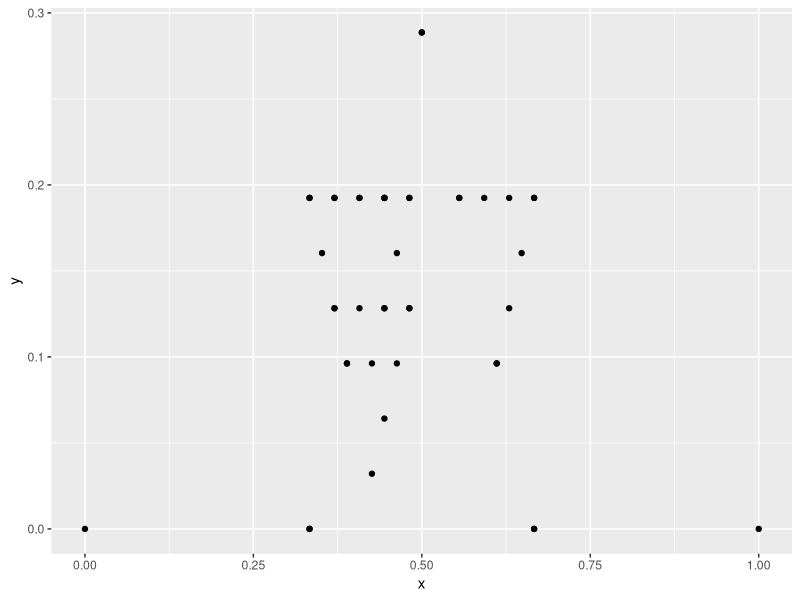
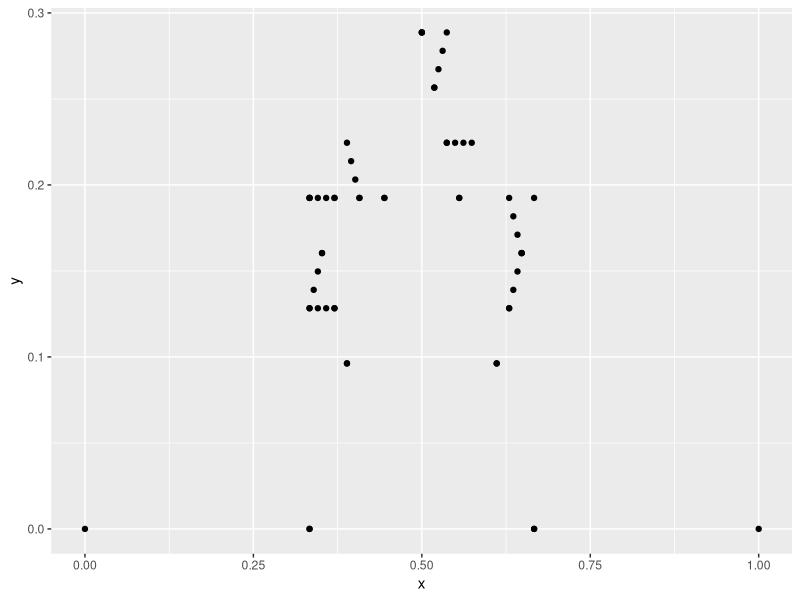
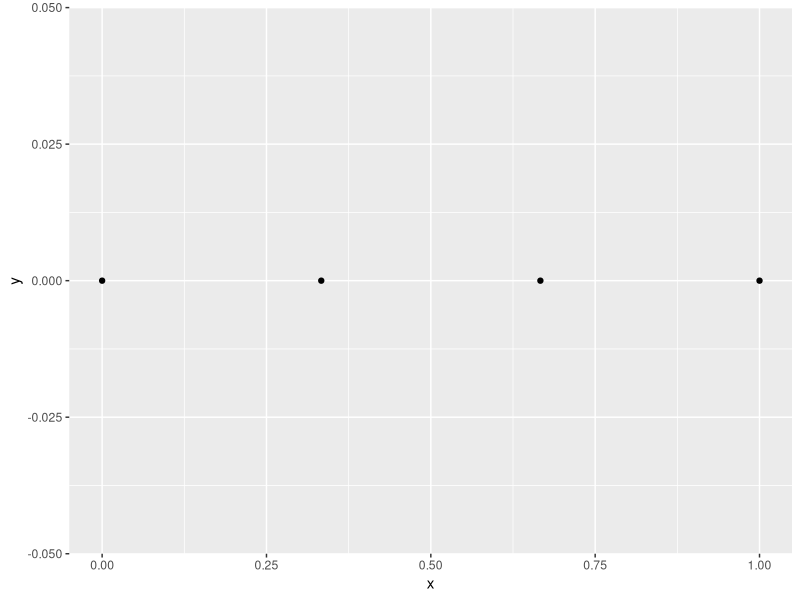
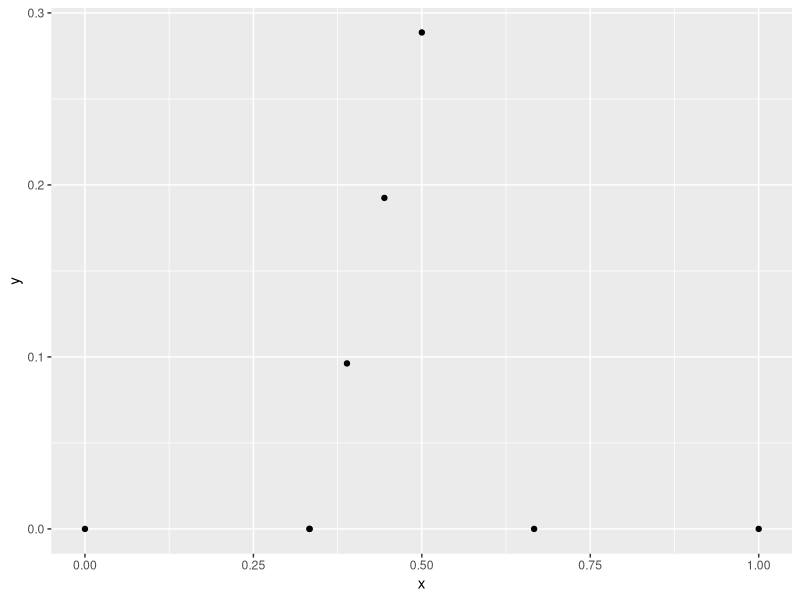
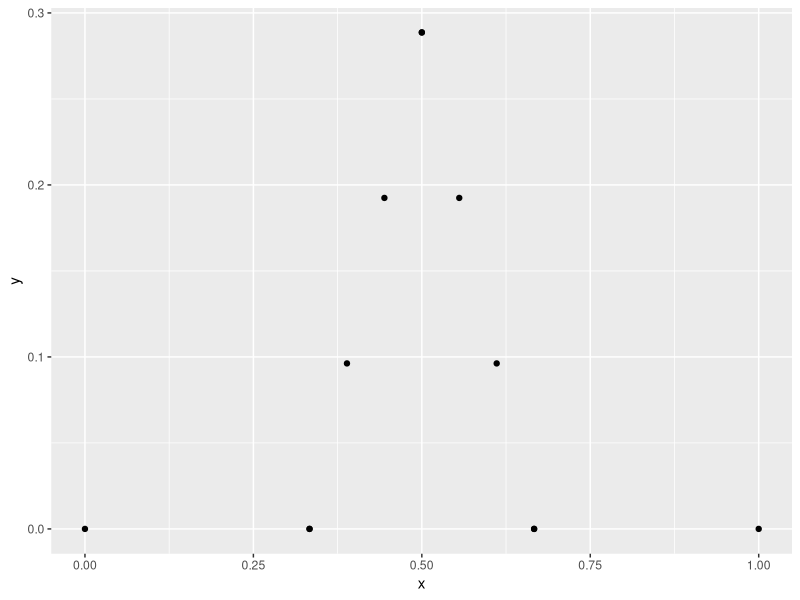
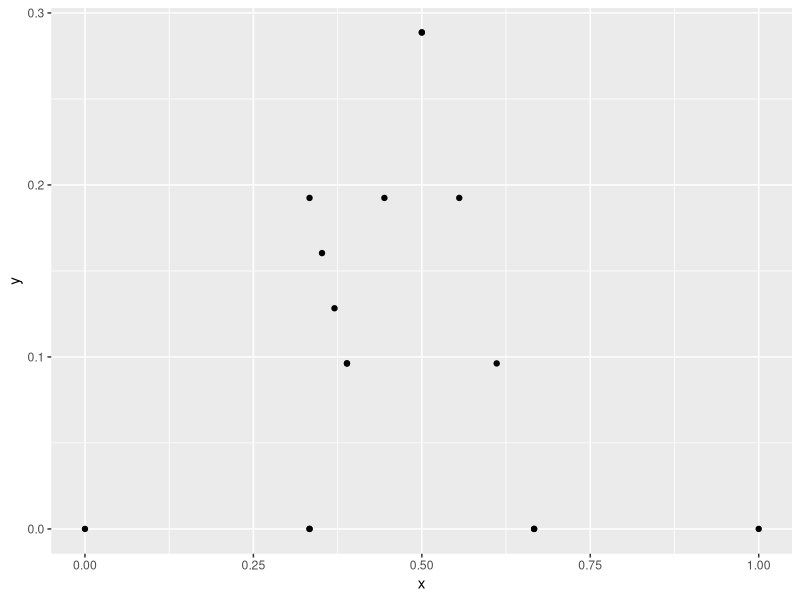
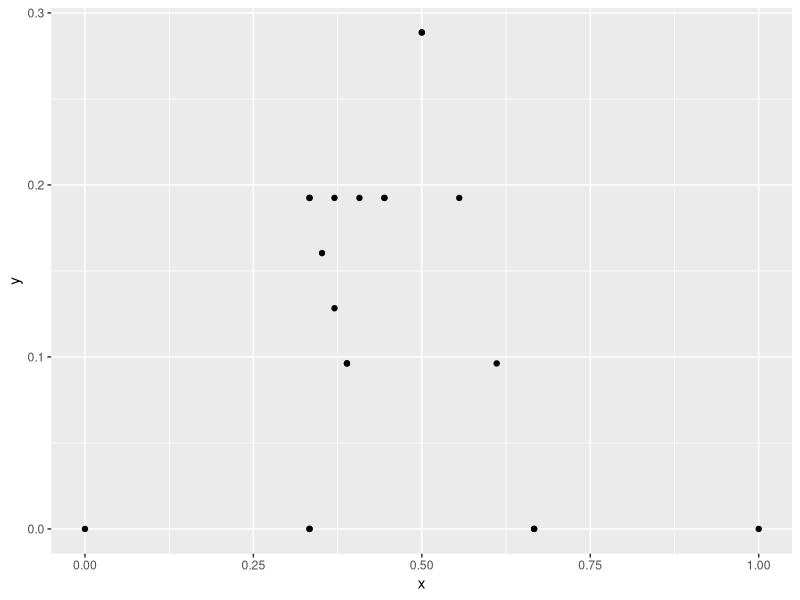
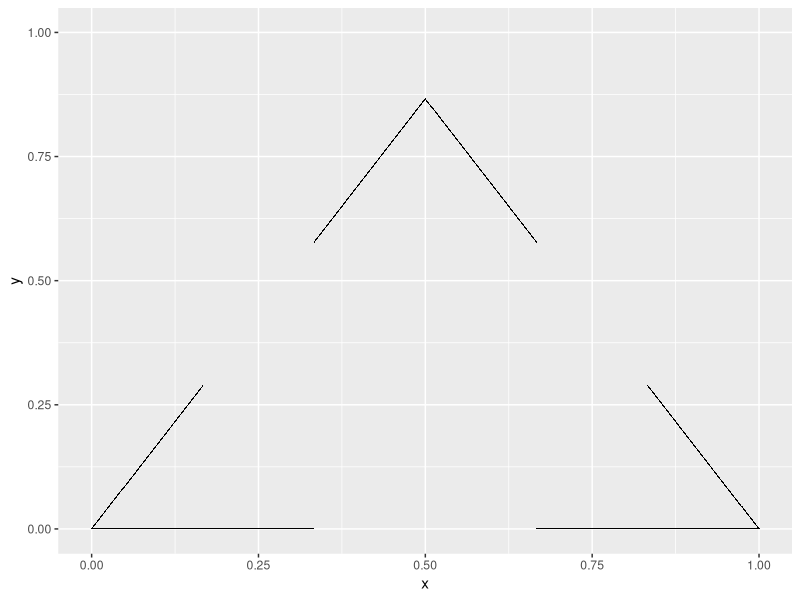

These figures' R source, in order: (Note: this script raises an error after producing the figures.)
library(dplyr)
library(ggplot2)
### START FRESH
how_deep <- 2

startx <- 0
starty <- 0
sidelength <- 1
degrees <- 0
line <- 1
start_line <- 1
data_points <- data.frame(point = c(1, 2, 1, 2),
                          line = line,
                          start_line = start_line,
                          segment = c(1, 1, 2, 2),
                          n = 1,
                          i = 0,
                          depth = 0,
                          side = 0,
                          degrees = degrees,
                          degrees_in = 0,
                          x = c(startx, 
                                startx + (cos(degrees * pi / 180) * (sidelength / 3)), 
                                startx + (cos(degrees * pi / 180) * ((2 * sidelength) / 3)), 
                                startx + (cos(degrees * pi / 180) * sidelength)),
                          y = c(starty, 
                                starty + (sin(degrees * pi / 180) * (sidelength / 3)), 
                                starty + (sin(degrees * pi / 180) * ((2 * sidelength) / 3)), 
                                starty + (sin(degrees * pi / 180) * sidelength)))
for(i in 1:how_deep){
        degrees <- degrees + 60
        n <- 1
        sidelength <- sidelength / 3
        
        if(i < 2){
                for(depth in 1:2^(i - 1)){
                        
                        for(side in 1:2){
                                startx <- ifelse(side == 1,
                                                 data_points$x[data_points$line == start_line & 
                                                                       data_points$segment == 1 & 
                                                                       data_points$point == 2],
                                                 data_points$x[data_points$line == line &
                                                                       data_points$segment == 2 & 
                                                                       data_points$point == 2])
                                starty <- ifelse(side == 1,
                                                 data_points$y[data_points$line == start_line & 
                                                                       data_points$segment == 1 & 
                                                                       data_points$point == 2],
                                                 data_points$y[data_points$line == line &
                                                                       data_points$segment == 2 & 
                                                                       data_points$point == 2])
                                line <- line + 1
                                
                                degrees_in <- case_when(
                                        4 - (depth %% 4) == 3 ~ ifelse(side == 1,
                                                                       degrees,
                                                                       degrees - 120),
                                        4 - (depth %% 4) == 4 ~ ifelse(side == 1,
                                                                       -1 * (degrees - 120),
                                                                       -1 *degrees),
                                        1 == 1 ~ ifelse(side == 1,
                                                        degrees - 120,
                                                        degrees - 240)
                                )
                                
                                
                                tmp <- data.frame(point = c(1, 2, 1, 2),
                                                  line = line,
                                                  start_line = start_line,
                                                  segment = c(1, 1, 2, 2),
                                                  n = n,
                                                  i = i,
                                                  depth = depth,
                                                  side = side,
                                                  degrees = degrees,
                                                  degrees_in = degrees_in,
                                                  x = c(startx, 
                                                        startx + (cos(degrees_in * pi / 180) * (sidelength / 3)), 
                                                        startx + (cos(degrees_in * pi / 180) * ((2 * sidelength) / 3)), 
                                                        startx + (cos(degrees_in * pi / 180) * sidelength)),
                                                  y = c(starty, 
                                                        starty + (sin(degrees_in * pi / 180) * (sidelength / 3)), 
                                                        starty + (sin(degrees_in * pi / 180) * ((2 * sidelength) / 3)), 
                                                        starty + (sin(degrees_in * pi / 180) * sidelength)))
                                data_points <- rbind(data_points, tmp)
                                n <- n + 1
                        }
                        start_line <- start_line + 1  
                }
        } else {
                for(triangles in 1:(2^(i - 1) / 4)){
                        for(depth in 1:4){
                                
                                for(side in 1:2){
                                        startx <- ifelse(side == 1,
                                                         data_points$x[data_points$line == start_line & 
                                                                               data_points$segment == 1 & 
                                                                               data_points$point == 2],
                                                         data_points$x[data_points$line == line &
                                                                               data_points$segment == 2 & 
                                                                               data_points$point == 2])
                                        starty <- ifelse(side == 1,
                                                         data_points$y[data_points$line == start_line & 
                                                                               data_points$segment == 1 & 
                                                                               data_points$point == 2],
                                                         data_points$y[data_points$line == line &
                                                                               data_points$segment == 2 & 
                                                                               data_points$point == 2])
                                        line <- line + 1
                                        
                                        degrees_in <- case_when(
                                                4 - (depth %% 4) == 3 ~ ifelse(side == 1,
                                                                               degrees,
                                                                               degrees - 120),
                                                4 - (depth %% 4) == 4 ~ ifelse(side == 1,
                                                                               -1 * (degrees - 120),
                                                                               -1 *degrees),
                                                1 == 1 ~ ifelse(side == 1,
                                                                degrees - 120,
                                                                degrees - 240)
                                        )
                                        
                                        
                                        tmp <- data.frame(point = c(1, 2, 1, 2),
                                                          line = line,
                                                          start_line = start_line,
                                                          segment = c(1, 1, 2, 2),
                                                          n = n,
                                                          i = i,
                                                          depth = depth,
                                                          side = side,
                                                          degrees = degrees,
                                                          degrees_in = degrees_in,
                                                          x = c(startx, 
                                                                startx + (cos(degrees_in * pi / 180) * (sidelength / 3)), 
                                                                startx + (cos(degrees_in * pi / 180) * ((2 * sidelength) / 3)), 
                                                                startx + (cos(degrees_in * pi / 180) * sidelength)),
                                                          y = c(starty, 
                                                                starty + (sin(degrees_in * pi / 180) * (sidelength / 3)), 
                                                                starty + (sin(degrees_in * pi / 180) * ((2 * sidelength) / 3)), 
                                                                starty + (sin(degrees_in * pi / 180) * sidelength)))
                                        data_points <- rbind(data_points, tmp)
                                        n <- n + 1
                                }
                                start_line <- start_line + 1  
                        }
                }
        }
        
}


ggplot(data_points, aes(x, y)) + 
        geom_point()

data_points


###################################


how_deep <- 3

startx <- 0
starty <- 0
sidelength <- 1
degrees <- 0
line <- 1
start_line <- 1
tri_at_level <- 0
data_points <- data.frame(point = c(1, 2, 1, 2),
                          line = line,
                          start_line = start_line,
                          segment = c(1, 1, 2, 2),
                          n = 1,
                          tri_at_level = tri_at_level,
                          i = 0,
                          depth = 0,
                          side = 0,
                          degrees = degrees,
                          degrees_in = 0,
                          x = c(startx, 
                                startx + (cos(degrees * pi / 180) * (sidelength / 3)), 
                                startx + (cos(degrees * pi / 180) * ((2 * sidelength) / 3)), 
                                startx + (cos(degrees * pi / 180) * sidelength)),
                          y = c(starty, 
                                starty + (sin(degrees * pi / 180) * (sidelength / 3)), 
                                starty + (sin(degrees * pi / 180) * ((2 * sidelength) / 3)), 
                                starty + (sin(degrees * pi / 180) * sidelength)))

for(i in 1:how_deep){
        print(paste("outside: ", i))
        sidelength <- sidelength / 3
        tri_at_level <- 1
        degrees <- degrees + 60
        n <- 1
        for(depth in 1:2^(i-1)){
                print(paste("insdide: ", depth))
                for(side in 1:2){
                        print(paste("deep insdide: ", side))
                        
                        startx <- data_points$x[data_points$line == start_line & 
                                                        data_points$segment == ifelse(side %% 2 == 0, 2, 1) & 
                                                        data_points$point == ifelse(side %% 2 == 0, 1, 2)]
                        starty <- data_points$y[data_points$line == start_line & 
                                                        data_points$segment == ifelse(side %% 2 == 0, 2, 1) & 
                                                        data_points$point == ifelse(side %% 2 == 0, 1, 2)]
                        line <- line + 1
                        
                        degrees_in <- ifelse((depth %% 2) == 1,
                                             ifelse(side == 1, degrees, 
                                                    degrees + 60),
                                             ifelse(side == 1, degrees + 240,
                                                    degrees + 180))
                        degrees_in <- ifelse(side == 2, 
                                             60 + unique(data_points$degrees_in[data_points$side == 1 & data_points$line == line - 1]),
                                             degrees - ((depth - 1) * 60))
                        
                        tmp <- data.frame(point = c(1, 2, 1, 2),
                                          line = line,
                                          start_line = start_line,
                                          segment = c(1, 1, 2, 2),
                                          n = n,
                                          tri_at_level = tri_at_level,
                                          i = i,
                                          depth = depth,
                                          side = side,
                                          degrees = degrees,
                                          degrees_in = degrees_in,
                                          x = c(startx, 
                                                startx + (cos(degrees_in * pi / 180) * (sidelength / 3)), 
                                                startx + (cos(degrees_in * pi / 180) * ((2 * sidelength) / 3)), 
                                                startx + (cos(degrees_in * pi / 180) * sidelength)),
                                          y = c(starty, 
                                                starty + (sin(degrees_in * pi / 180) * (sidelength / 3)), 
                                                starty + (sin(degrees_in * pi / 180) * ((2 * sidelength) / 3)), 
                                                starty + (sin(degrees_in * pi / 180) * sidelength)))
                        data_points <- rbind(data_points, tmp)
                        n <- n + 1
                }
                start_line <- start_line + 1  
                tri_at_level <- tri_at_level + 1
        }
}

ggplot(data_points, aes(x, y)) + 
        geom_point()

data_points$line <- data_points$line - 1

data_points

## ONE SINGLE SIDE
startx <- 0
starty <- 0
sidelength <- 1
degrees <- 0
line <- 1
data_points <- data.frame()

## SPLIT LINE INTO THREE PARTS

tmp <- data.frame(point = c(1, 2, 1, 2),
                  line = line,
                  segment = c(1, 1, 2, 2),
                  x = c(startx, 
                        startx + (cos(degrees * pi / 180) * (sidelength / 3)), 
                        startx + (cos(degrees * pi / 180) * ((2 * sidelength) / 3)), 
                        startx + (cos(degrees * pi / 180) * sidelength)),
                  y = c(starty, 
                        starty + (sin(degrees * pi / 180) * (sidelength / 3)), 
                        starty + (sin(degrees * pi / 180) * ((2 * sidelength) / 3)), 
                        starty + (sin(degrees * pi / 180) * sidelength)))
data_points <- rbind(data_points, tmp)

ggplot(data_points, aes(x, y)) + 
        geom_point()

##########################

startx <- data_points$x[data_points$line == line & 
                                data_points$segment == 1 & 
                                data_points$point == 2]
starty <- data_points$y[data_points$line == line & 
                                data_points$segment == 1 & 
                                data_points$point == 2]
sidelength <- sidelength / 3
degrees <- degrees + 60
line <- line + 1

tmp <- data.frame(point = c(1, 2, 1, 2),
                  line = line,
                  segment = c(1, 1, 2, 2),
                  x = c(startx, 
                        startx + (cos(degrees * pi / 180) * (sidelength / 3)), 
                        startx + (cos(degrees * pi / 180) * ((2 * sidelength) / 3)), 
                        startx + (cos(degrees * pi / 180) * sidelength)),
                  y = c(starty, 
                        starty + (sin(degrees * pi / 180) * (sidelength / 3)), 
                        starty + (sin(degrees * pi / 180) * ((2 * sidelength) / 3)), 
                        starty + (sin(degrees * pi / 180) * sidelength)))
data_points <- rbind(data_points, tmp)

ggplot(data_points, aes(x, y)) + 
        geom_point()

line <- line + 1
startx <- data_points$x[data_points$line == line - 2 & 
                                data_points$segment == 2 & 
                                data_points$point == 1]
starty <- data_points$y[data_points$line == line - 2 & 
                                data_points$segment == 2 & 
                                data_points$point == 1]

tmp <- data.frame(point = c(1, 2, 1, 2),
                  line = line,
                  segment = c(1, 1, 2, 2),
                  x = c(startx, 
                        startx + (cos((180 - degrees) * pi / 180) * (sidelength / 3)), 
                        startx + (cos((180 - degrees) * pi / 180) * ((2 * sidelength) / 3)), 
                        startx + (cos((180 - degrees) * pi / 180) * sidelength)),
                  y = c(starty, 
                        starty + (sin(degrees * pi / 180) * (sidelength / 3)), 
                        starty + (sin(degrees * pi / 180) * ((2 * sidelength) / 3)), 
                        starty + (sin(degrees * pi / 180) * sidelength)))
data_points <- rbind(data_points, tmp)

ggplot(data_points, aes(x, y)) + 
        geom_point()

#####################

startx <- data_points$x[data_points$line == line - 1 & 
                                data_points$segment == 1 & 
                                data_points$point == 2]
starty <- data_points$y[data_points$line == line - 1 & 
                                data_points$segment == 1 & 
                                data_points$point == 2]
sidelength <- sidelength / 3
degrees <- degrees + 60
line <- line + 1

tmp <- data.frame(point = c(1, 2, 1, 2),
                  line = line,
                  segment = c(1, 1, 2, 2),
                  x = c(startx, 
                        startx + (cos(degrees * pi / 180) * (sidelength / 3)), 
                        startx + (cos(degrees * pi / 180) * ((2 * sidelength) / 3)), 
                        startx + (cos(degrees * pi / 180) * sidelength)),
                  y = c(starty, 
                        starty + (sin(degrees * pi / 180) * (sidelength / 3)), 
                        starty + (sin(degrees * pi / 180) * ((2 * sidelength) / 3)), 
                        starty + (sin(degrees * pi / 180) * sidelength)))
data_points <- rbind(data_points, tmp)

ggplot(data_points, aes(x, y)) + 
        geom_point()

line <- line + 1
startx <- data_points$x[data_points$line == line - 3 & 
                                data_points$segment == 2 & 
                                data_points$point == 1]
starty <- data_points$y[data_points$line == line - 3 & 
                                data_points$segment == 2 & 
                                data_points$point == 1]

tmp <- data.frame(point = c(1, 2, 1, 2),
                  line = line,
                  segment = c(1, 1, 2, 2),
                  x = c(startx, 
                        startx + (cos((degrees - 300) * pi / 180) * (sidelength / 3)), 
                        startx + (cos((degrees - 300) * pi / 180) * ((2 * sidelength) / 3)), 
                        startx + (cos((degrees - 300) * pi / 180) * sidelength)),
                  y = c(starty, 
                        starty + (sin((degrees - 300) * pi / 180) * (sidelength / 3)), 
                        starty + (sin((degrees - 300) * pi / 180) * ((2 * sidelength) / 3)), 
                        starty + (sin((degrees - 300) * pi / 180) * sidelength)))
data_points <- rbind(data_points, tmp)

ggplot(data_points, aes(x, y)) + 
        geom_point()

#############################




## DRAW A EQUILATERAL TRIANGLE
sidelength <- 1

starting_tri <- data.frame(corner = c(1, 2, 3),
                           x = c(0, sidelength, sidelength / 2),
                           y = c(0, 0, (sidelength * tan(60 * pi / 180)) / 2))

side <- data.frame(side = c(1, 2, 3),
                   starting_corner = c(1, 2, 1),
                   ending_corner = c(2, 3, 3))

points <- data.frame(x = starting_tri$x,
                     y = starting_tri$y, 
                     middle_third_x_min = NA,
                     middle_third_x_max = NA,
                     middle_third_y_min = NA,
                     middle_third_y_max = NA)

for(si in side$side){
        startx <- starting_tri$x[starting_tri$corner == side$starting_corner[side$side == si]]
        endx <- starting_tri$x[starting_tri$corner == side$ending_corner[side$side == si]]

        starty <- starting_tri$y[starting_tri$corner == side$starting_corner[side$side == si]]
        endy <- starting_tri$y[starting_tri$corner == side$ending_corner[side$side == si]]
        
        iterationx <- (endx - startx) / 1000
        iterationy <- (endy - starty) / 1000
        
        middle_third_x_min <- min(startx + ((endx - startx) / 3), 
                                  startx + (2 * (endx - startx) / 3))
        middle_third_x_max <- max(startx + ((endx - startx) / 3), 
                                  startx + (2 * (endx - startx) / 3))
        
        middle_third_y_min <- min(starty + ((endy - starty) / 3), 
                                  starty + (2 * (endy - starty) / 3))
        middle_third_y_max <- max(starty + ((endy - starty) / 3), 
                                  starty + (2 * (endy - starty) / 3))
        
        for(i in 1:1000){
                if(i == 1){
                        newx <- startx + iterationx
                        newy <- starty + iterationy
                } else {
                        newx <- newx + iterationx
                        newy <- newy + iterationy
                }
                
                if((newx > middle_third_x_min & newx < middle_third_x_max) | 
                   (newy > middle_third_y_min & newy < middle_third_y_max)) {
                        next
                } else {
                        tmp <- data.frame(x = newx, y = newy, 
                                          middle_third_x_min = middle_third_x_min,
                                          middle_third_x_max = middle_third_x_max,
                                          middle_third_y_min = middle_third_y_min,
                                          middle_third_y_max = middle_third_y_max)
                        points <- rbind(points, tmp)
                }
        }
}

ggplot(points, aes(x, y)) + 
        geom_point(shape = ".") + 
        scale_y_continuous(limits = c(0, 1))

holes <- unique(points[, 3:6])
holes <- holes[!is.na(holes$middle_third_x_min), ]
holes$side <- c(1, 2, 3)

starting_tri <- data.frame(corner = c(1, 2, 3),
                           x = c(0, sidelength, sidelength / 2),
                           y = c(0, 0, (sidelength * tan(60 * pi / 180)) / 2))

for(i in dim(holes)[1]){
        startx <- starting_tri$x[starting_tri$corner == side$starting_corner[side$side == si]]
        endx <- starting_tri$x[starting_tri$corner == side$ending_corner[side$side == si]]
        
        starty <- starting_tri$y[starting_tri$corner == side$starting_corner[side$side == si]]
        endy <- starting_tri$y[starting_tri$corner == side$ending_corner[side$side == si]]
        
        iterationx <- (endx - startx) / 1000
        iterationy <- (endy - starty) / 1000
        
        middle_third_x_min <- min(startx + ((endx - startx) / 3), 
                                  startx + (2 * (endx - startx) / 3))
        middle_third_x_max <- max(startx + ((endx - startx) / 3), 
                                  startx + (2 * (endx - startx) / 3))
        
        middle_third_y_min <- min(starty + ((endy - starty) / 3), 
                                  starty + (2 * (endy - starty) / 3))
        middle_third_y_max <- max(starty + ((endy - starty) / 3), 
                                  starty + (2 * (endy - starty) / 3))
        
        
        
        outside_point_y <- ifelse(i == 1, )
        
        starting_tri <- data.frame(corner = c(1, 2, 3),
                                   x = c(0, sidelength, sidelength / 2),
                                   y = c(0, 0, (sidelength * tan(60 * pi / 180)) / 2))
        
        side <- data.frame(side = c(1, 2, 3),
                           starting_corner = c(1, 2, 1),
                           ending_corner = c(2, 3, 3))
}

ggplot(points, aes(x, y)) + 
        geom_point(shape = ".") + 
        scale_y_continuous(limits = c(0, 1))


### GET IT STARTED
startx <- 0
endx <- 1

endy <- 0
starty <- 0

iterationx <- (endx - startx) / 1000
iterationy <- (endy - starty) / 1000

middle_third_x_min <- startx + ((endx - startx) / 3)
middle_third_x_max <- startx + (2 * (endx - startx) / 3)

middle_third_y_min <- starty + ((endy - starty) / 3)
middle_third_y_max <- starty + (2 * (endy - starty) / 3)

points <- data.frame(x = startx,
                     y = starty)
for(i in 1:1000){
        if(i == 1){
                newx <- startx + iterationx
                newy <- starty + iterationy
        } else {
                newx <- newx + iterationx
                newy <- newy + iterationy
        }
        
        if(newx > middle_third_x_min & newx < middle_third_x_max) {
                next
        } else {
                tmp <- data.frame(x = newx, y = newy)
                points <- rbind(points, tmp)
        }
}

### THEN GO FROM THERE - STARTING TO SEE THE RECURSIVE PATTERNS, BUT DON'T HAVE 
### MY HEAD WRAPPED AROUND IT YET

startx <- middle_third_x_min
endx <- middle_third_x_min + (middle_third_x_max - middle_third_x_min) / 2

starty <- middle_third_y_min
endy <- tan(60 * pi / 180) / 2

iterationx <- (endx - startx) / 1000
iterationy <- (endy - starty) / 1000

middle_third_x_min <- startx + ((endx - startx) / 3)
middle_third_x_max <- startx + (2 * (endx - startx) / 3)

middle_third_y_min <- starty + ((endy - starty) / 3)
middle_third_y_max <- starty + (2 * (endy - starty) / 3)

for(i in 1:1000){
        if(i == 1){
                newx <- startx + iterationx
                newy <- starty + iterationy
        } else {
                newx <- newx + iterationx
                newy <- newy + iterationy
        }
        
        if(newx > middle_third_x_min & newx < middle_third_x_max) {
                next
        } else {
                tmp <- data.frame(x = newx, y = newy)
                points <- rbind(points, tmp)
        }
}

xdist <- endx - startx
startx <- endx
endx <- startx + xdist

ydist <- endy - starty
starty <- endy
endy <- starty - ydist

iterationx <- (endx - startx) / 1000
iterationy <- (endy - starty) / 1000

middle_third_x_min <- startx + ((endx - startx) / 3)
middle_third_x_max <- startx + (2 * (endx - startx) / 3)

middle_third_y_min <- starty + ((endy - starty) / 3)
middle_third_y_max <- starty + (2 * (endy - starty) / 3)

for(i in 1:1000){
        if(i == 1){
                newx <- startx + iterationx
                newy <- starty + iterationy
        } else {
                newx <- newx + iterationx
                newy <- newy + iterationy
        }
        
        if(newx > middle_third_x_min & newx < middle_third_x_max) {
                next
        } else {
                tmp <- data.frame(x = newx, y = newy)
                points <- rbind(points, tmp)
        }
}


ggplot(points, aes(x, y)) + 
        geom_point(shape = ".") + 
        scale_y_continuous(limits = c(0, 1))
